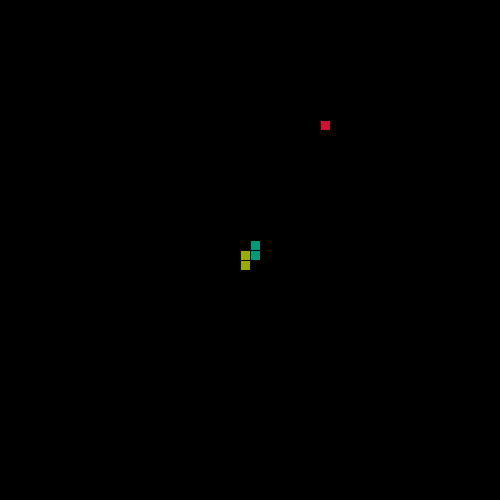
Frame 1 (no input)
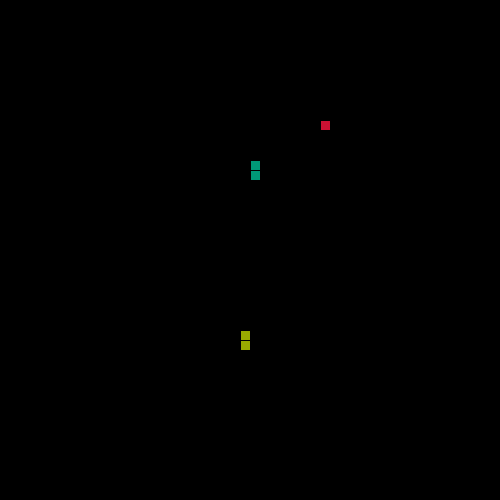
Frame 60 (the mouse pressed at the canvas centre just before this capture)
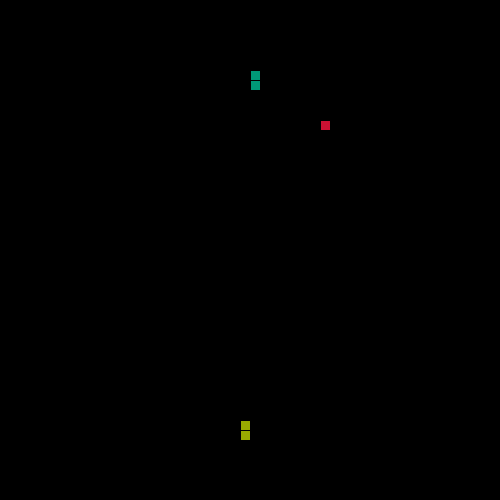
Frame 120 (the mouse held since frame 60 and released just before this capture)

The Processing sketch that drew these frames (run headless with seeded random() and noise(); from frame 60 on, the mouse is pressed at the canvas centre):

// Processing sketch: twoPlayer
// ── twoPlayer.pde
// 1. Follow the recipe instructions inside the Segment class.
// This class will be used to represent each part of the moving snake.
ArrayList<Segment> snakeSegments = new ArrayList<Segment>();
ArrayList<Segment> enemySnakeSegments = new ArrayList<Segment>();
class Segment {
  //2. Create x and y member variables to hold the location of each segment.
  int x;
  int y;
  // 3. Add a constructor with parameters to initialize each variable.
  Segment(int newX, int newY) {
    x = newX;
    y = newY;
  }
  // 4. Add getter and setter methods for both the x and y member variables.
  void setX(int newX) {
    x = newX;
  }
  int getX() {
    return x;
  }
  void setY(int newY) {
    y = newY;
  }
  int getY() {
    return y;
  }
}

// 5. Create (but do not initialize) a Segment variable to hold the head of the Snake
Segment headOfSnake;
Segment headOfEnemySnake;
// 6. Create a String to hold the direction of your snake e.g. "up"
String directionOfSnake = "up";
String directionOfEnemySnake = "down";
// 7. Create and initialize a variable to hold how many pieces of food the snake has eaten.
int piecesOfFoodEaten = 0;
int enemyPiecesOfFoodEaten = 0;
int yellowScore = 0;
int greenScore = 0;
// 8. Create and initialize foodX and foodY variables to hold the location of the food.
int foodX = ((int)random(50)) * 10;
int foodY = ((int)random(50)) * 10;
// (Hint: use the random method to set both the x and y to random locations within the screen size (500 by 500).)
void setup() {
  // 9. Set the size of your sketch (500 by 500).
  size(500, 500);
  // 10. initialize your head to a new segment.
  headOfSnake = new Segment(250, 250);
  snakeSegments.add(headOfSnake);
  // 11. Use the frameRate(int rate) method to set the rate to 20.
  headOfEnemySnake = new Segment(240, 250);
  enemySnakeSegments.add(headOfEnemySnake);
  frameRate(20);
}

void draw() {
  background(0);
  //12. Call the drawFood, drawSnake, move, and collision methods.
  drawFood();
  move();
  drawSnake();
  collision();
  headOfSnake = snakeSegments.get(snakeSegments.size() - 1);
  headOfEnemySnake = enemySnakeSegments.get(enemySnakeSegments.size() - 1);
}

// 15. Complete the drawFood method below. (Hint: each piece of food should be a 10 by 10 rectangle).
void drawFood() {
  fill(204, 17, 51);
  rect(foodX, foodY, 10, 10);
}

//16. Complete the drawSnake method below.
void drawSnake() {  
  fill(0, 153, 119);
  rect(headOfSnake.getX(), headOfSnake.getY(), 10, 10);
  for (Segment s : snakeSegments) {
    rect(s.getX(), s.getY(), 10, 10);
  }
  if (snakeSegments.size() > piecesOfFoodEaten) {
    snakeSegments.remove(0);
  }
  fill(153, 170, 0);
  rect(headOfEnemySnake.getX(), headOfEnemySnake.getY(), 10, 10);
  for (Segment s : enemySnakeSegments) {
    rect(s.getX(), s.getY(), 10, 10);
  }
  if (enemySnakeSegments.size() > enemyPiecesOfFoodEaten) {
    enemySnakeSegments.remove(0);
  }
}

// 17. Complete the missing parts of the collision method below.
void collision() {
  // For each segment in the snake,
  // If the segment is colliding with a piece of food...
  // Increase the amount of food eaten and set foodX and foodY to new random locations.
  if (headOfSnake.getX() == foodX && headOfSnake.getY() == foodY) {
    println("Food eaten by green snake!");
    piecesOfFoodEaten++;
    foodX = ((int)random(50)) * 10;
    foodY = ((int)random(50)) * 10;
  }
  if (headOfEnemySnake.getX() == foodX && headOfEnemySnake.getY() == foodY) {
    println("Food eaten by yellow snake!");
    enemyPiecesOfFoodEaten++;
    foodX = ((int)random(50)) * 10;
    foodY = ((int)random(50)) * 10;
  }
  for (int i = 0; i < snakeSegments.size(); i++) {
    for (int j = 0; j < snakeSegments.size(); j++) {
      if (i != j) {
        if (snakeSegments.get(i).getX() == snakeSegments.get(j).getX() && snakeSegments.get(i).getY() == snakeSegments.get(j).getY()) {
          // Green player dies, yellow earns a point
          yellowScore++;
        }
      }
    }
  }
  for (int i = 0; i < enemySnakeSegments.size(); i++) {
    for (int j = 0; j <enemySnakeSegments.size(); j++) {
      if (i != j) {
        if (enemySnakeSegments.get(i).getX() == enemySnakeSegments.get(j).getX() && enemySnakeSegments.get(i).getY() == enemySnakeSegments.get(j).getY()) {
          // Green player dies, yellow earns a point
          greenScore++;
        }
      }
    }
  }
  for (int i = 0; i < snakeSegments.size(); i++) {
    for (int j = 0; j < enemySnakeSegments.size(); j++) {
      if(i == 0 && j == 0) {
        // head on collision
        if (snakeSegments.get(i).getX() == snakeSegments.get(j).getX() && snakeSegments.get(i).getY() == snakeSegments.get(j).getY()) {
          // head on
          if(piecesOfFoodEaten == enemyPiecesOfFoodEaten) {
            if((int)random(10) > 5) {
               // green wins through random chance
               greenScore++;
            }
            else {
              // yellow wins through random chance
              yellowScore++;
            }
          }
          else if(piecesOfFoodEaten > enemyPiecesOfFoodEaten) {
            // green has more, so wins
            greenScore++;
          }
          else {
            // yellow has more, so wins
            yellowScore++;
          }
        }
      }
      else if(i == 0) {
        // green snake dies
        if (snakeSegments.get(i).getX() == snakeSegments.get(j).getX() && snakeSegments.get(i).getY() == snakeSegments.get(j).getY()) {
          // Green player dies, yellow earns a point
          yellowScore++;
        }
      }
      else if(j == 0) {
        // yellow snake dies
        if (snakeSegments.get(i).getX() == snakeSegments.get(j).getX() && snakeSegments.get(i).getY() == snakeSegments.get(j).getY()) {
          // Green player dies, yellow earns a point
          greenScore++;
        }
      }
    }
  }
  // If different segments have the same location...
  // Set food to 3.
}

// 18. Complete the move method below.
void move() {
  // 18a. Create a switch statement using your direction variable. Depending on the direction, add a new segment to your snake.
  // The first case is done for you.
  switch(directionOfSnake) {
  case "up":
    headOfSnake = new Segment(headOfSnake.x, headOfSnake.y-10);
    break;
  case "down":
    headOfSnake = new Segment(headOfSnake.x, headOfSnake.y+10);
    break;
  case "left":
    headOfSnake = new Segment(headOfSnake.x-10, headOfSnake.y);
    break;
  case "right":
    headOfSnake = new Segment(headOfSnake.x+10, headOfSnake.y);
    break;
  }
  switch(directionOfEnemySnake) {
  case "up":
    headOfEnemySnake = new Segment(headOfEnemySnake.x, headOfEnemySnake.y-10);
    break;
  case "down":
    headOfEnemySnake = new Segment(headOfEnemySnake.x, headOfEnemySnake.y+10);
    break;
  case "left":
    headOfEnemySnake = new Segment(headOfEnemySnake.x-10, headOfEnemySnake.y);
    break;
  case "right":
    headOfEnemySnake = new Segment(headOfEnemySnake.x+10, headOfEnemySnake.y);
    break;
  }
  snakeSegments.add(headOfSnake);
  enemySnakeSegments.add(headOfEnemySnake);
  // 18b. Call the checkBoundaries method to make sure the snake doesn't go off the screen.
  checkBoundaries();
}

//check if your snake is out of bounds (optional teleport you snake to the other side.
void checkBoundaries() {
  if (headOfSnake.getX() < 0) {
    headOfSnake.setX(500);
  } else if (headOfSnake.getX() > 500) {
    headOfSnake.setX(0);
  } else if (headOfSnake.getY() < 0) {
    headOfSnake.setY(500);
  } else if (headOfSnake.getY() > 500) {
    headOfSnake.setY(0);
  }
  if (headOfEnemySnake.getX() < 0) {
    headOfEnemySnake.setX(500);
  } else if (headOfEnemySnake.getX() > 500) {
    headOfEnemySnake.setX(0);
  } else if (headOfEnemySnake.getY() < 0) {
    headOfEnemySnake.setY(500);
  } else if (headOfEnemySnake.getY() > 500) {
    headOfEnemySnake.setY(0);
  }
}


// 19. Complete the keyPressed method below. Use if statements to set your direction variable depending on what key is pressed. 
void keyPressed() {
  if (keyCode == UP) {
    if (!directionOfSnake.equals("down")) {
      directionOfSnake = "up";
    }
  }
  if (keyCode == DOWN) {
    if (!directionOfSnake.equals("up")) {
      directionOfSnake = "down";
    }
  }
  if (keyCode == LEFT) {
    if (!directionOfSnake.equals("right")) {
      directionOfSnake = "left";
    }
  }
  if (keyCode == RIGHT) {
    if (!directionOfSnake.equals("left")) {
      directionOfSnake = "right";
    }
  }
  if(key == 'w' || key == 'W') {
    if(!directionOfEnemySnake.equals("down")) {
      directionOfEnemySnake = "up"; 
    }
  }
  if(key == 's' || key == 'S') {
    if(!directionOfEnemySnake.equals("up")) {
      directionOfEnemySnake = "down"; 
    }
  }
  if(key == 'a' || key == 'A') {
    if(!directionOfEnemySnake.equals("right")) {
      directionOfEnemySnake = "left"; 
    }
  }
  if(key == 'd' || key == 'D') {
    if(!directionOfEnemySnake.equals("left")) {
      directionOfEnemySnake = "right"; 
    }
  }
}

void updateSnake() {
  // 16a. Draw a 10 by 10 rectangle for each Segment in your snake ArrayList.

  // 16b. While the snake size is greater than your food, remove the first Segment in your snake.
}
